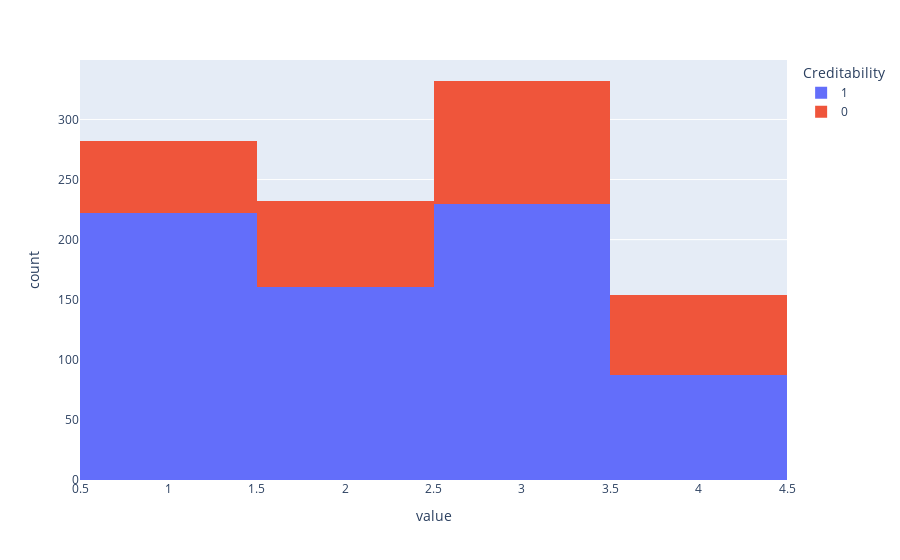

Notebook cell for this chart:
### Code cell
Barplot3 = px.histogram(df_risk_credit, x=['Most valuable available asset'],color = 'Creditability',)
Barplot3.show()

### Figure 1 — Plotly figure (JSON) as saved in the notebook; plotly's stock layout.template omitted (floating-point values rounded to 4 significant figures; data arrays with more than 128 entries replaced by an {"elided": "..."} marker saying what was removed)
{"data": [{"alignmentgroup": "True", "bingroup": "x", "hovertemplate": "Creditability=1<br>value=%{x}<br>count=%{y}<extra></extra>", "legendgroup": "1", "marker": {"color": "#636efa", "pattern": {"shape": ""}}, "name": "1", "offsetgroup": "1", "orientation": "v", "showlegend": true, "type": "histogram", "x": {"elided": "700 int values"}, "xaxis": "x", "yaxis": "y"}, {"alignmentgroup": "True", "bingroup": "x", "hovertemplate": "Creditability=0<br>value=%{x}<br>count=%{y}<extra></extra>", "legendgroup": "0", "marker": {"color": "#EF553B", "pattern": {"shape": ""}}, "name": "0", "offsetgroup": "0", "orientation": "v", "showlegend": true, "type": "histogram", "x": {"elided": "300 int values"}, "xaxis": "x", "yaxis": "y"}], "layout": {"barmode": "relative", "legend": {"title": {"text": "Creditability"}, "tracegroupgap": 0}, "margin": {"t": 60}, "xaxis": {"anchor": "y", "domain": [0, 1], "title": {"text": "value"}}, "yaxis": {"anchor": "x", "domain": [0, 1], "title": {"text": "count"}}}}
